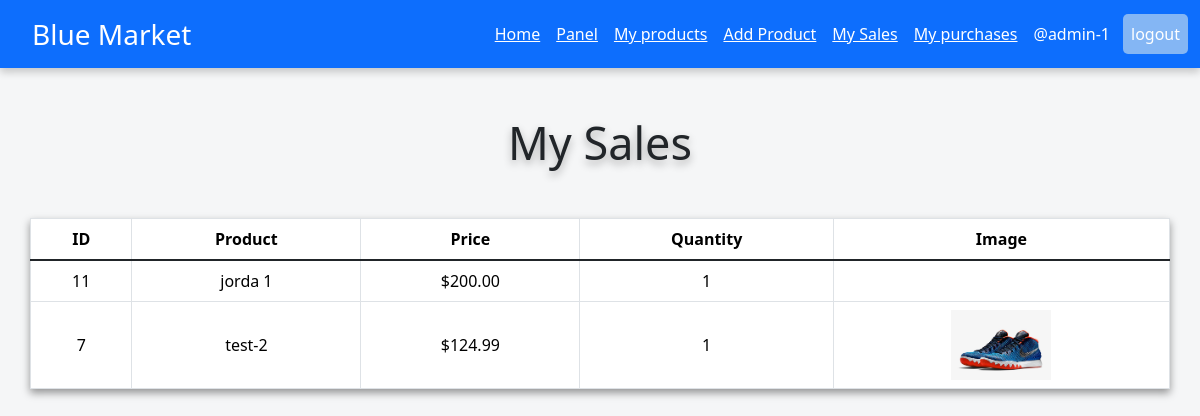
The app's page /products/my_sales/ (signed in) with its own data.
### accounts/models.py (models this page shows, shortened)
class CustomUser(AbstractUser):
    phone_number = PhoneNumberField(blank=True)

### products/models.py (models this page shows, shortened)
class Transaction(models.Model):
    PAYMENT_METHOD_CHOICES = [
        ('debit', 'Debito'),
        ('currency', 'Divisas')
    ]
    buyer = models.ForeignKey(settings.AUTH_USER_MODEL, on_delete=models.CASCADE, related_name="purchase")
    seller = models.ForeignKey(settings.AUTH_USER_MODEL, on_delete=models.CASCADE, related_name="seller")
    product = models.ForeignKey(Product, on_delete=models.CASCADE)
    quantity = models.PositiveIntegerField(default=1)
    payment_method = models.CharField(max_length=10, choices=PAYMENT_METHOD_CHOICES)
    created_at = models.DateTimeField(auto_now_add=True)
    class Meta:
        ordering = ['-created_at']

class Product(models.Model):
    title = models.CharField(max_length=250)
    description = models.TextField()
    price = models.DecimalField(max_digits=10, decimal_places=2)
    image = models.ImageField(upload_to="media", null=True)
    user = models.ForeignKey(settings.AUTH_USER_MODEL, on_delete=models.CASCADE)
    stock = models.IntegerField(default=0)
    created_at = models.DateTimeField(auto_now_add=True)
    class Meta:
        ordering = ['-created_at']

### products/views.py (the view)
# urls.py: path('my_sales/', sales_list, name='sales'),
def sales_list(request):
	user = request.user
	seller = user.seller.all()
	page = request.GET.get('page', 1)
	try:
		paginator = Paginator(seller, 5)
		seller = paginator.page(page)
	except:
		raise Http404
	data = {
		'seller': seller,
		'entity': seller,
		'paginator': paginator
	}
	return render(request, 'products/my_sales.html', data)

### templates/products/my_sales.html (shortened to what this page needs)
{% extends 'base.html' %}
{% block content %}
<h2 class="text-center mt-5 mb-5 title">My Sales</h2>
<table class="table table-bordered container text-center">
	<thead>
    <tr>
    	<th>ID</th>
		<th>Product</th>
		<th>Price</th>
		<th>Quantity</th>
		<th>Image</th>
	</tr>
  	</thead>
  	<tbody class="table-group-divider">
    {% for s in seller %}
	<tr>
		<td>{{ s.id }}</td>
		<td>{{ s.product.title|truncatechars:30 }}</td>
		<td>${{ s.product.price }}</td>
		<td>{{ s.quantity }}</td>
		<td><img src="{{ s.product.image.url }}" alt="{{ s.product.image.title }}" class="mx-auto d-block"></td>
	{% empty %}
	<td><p>You have not sales any product</p></td>
	<td></td>
	<td></td>
	{% endfor %}
	</tr>
  	</tbody>
</table>
{% endblock %}

### templates/base.html (shortened to what this page needs)
{% load static %}
<!DOCTYPE html>
<html lang="en">
<head>
    <link rel="stylesheet" href="https://cdn.jsdelivr.net/npm/bootstrap@5.3.3/dist/css/bootstrap.min.css">
    <link rel="stylesheet" type="text/css" href="{% static 'blue_market/css/form.css' %}">
    <link rel="stylesheet" type="text/css" href="{% static 'blue_market/css/navbar-style.css' %}">
    <link rel="stylesheet" type="text/css" href="{% static 'blue_market/css/products-style.css' %}">
    <link rel="stylesheet" type="text/css" href="{% static 'blue_market/css/product-detail.css' %}">
    <link rel="stylesheet" type="text/css" href="{% static 'blue_market/css/product-confirm.css' %}">
    <link rel="stylesheet" type="text/css" href="{% static 'blue_market/css/rating.css' %}">
    <link rel="stylesheet" type="text/css" href="{% static 'blue_market/css/group-style.css' %}">
    <link rel="stylesheet" href="{% static 'blue_market/css/product-detele.css' %}">
</head>
<body>
    <header>
        <nav class="navbar bg-primary navbar-expand-lg float-right" data-bs-theme="dark">
          <div class="container-fluid">
            <a class="navbar-brand text-center fs-3 fw-medium title-company" href="{% url 'home' %}">Blue Market</a>
            <div class="collapse navbar-collapse" id="navbarSupportedContent">
              <ul class="navbar-nav ms-auto pull-xs-right mb-2 mb-lg-0">
                <li class="nav-item">
                  <a class="nav-link active text-decoration-underline" aria-current="page" href="{% url 'home' %}">Home</a>
                </li>
                {% if user.is_authenticated %}
                {% if user.is_superuser %}
                <li class="nav-item">
                  <a class="nav-link active text-decoration-underline" href="{% url 'manage_groups' %}">Panel</a>
                </li>
                {% endif %}
                {% if perms.products.add_product %}
                <li class="nav-item">
                  <a class="nav-link active text-decoration-underline" href="{% url 'list_products' %}">My products</a>
                </li>
                <li class="nav-item">
                  <a class="nav-link active text-decoration-underline" href="{% url 'create_view' %}">Add Product</a>
                </li>
                <li class="nav-item">
                  <a class="nav-link active text-decoration-underline" href="{% url 'sales' %}">My Sales</a>
                </li>
                {% endif %}
                <li class="nav-item">
                  <a class="nav-link active text-decoration-underline" href="{% url 'purchases' %}">My purchases</a>
                </li>
                <li class="nav-item">
                  <a class="nav-link navbar-text active">@{{ user.username }}</a>
                </li>
                <li class="nav-item">
                  <form action="{% url 'logout' %}" method="post">
                    <input class="nav-link navbar-text active btn-logout" type="submit" name="logout_user" id="logout_user" value="logout">
                  </form>
                </li>
                {% endif %}
              </ul>
            </div>
          </div>
        </nav>
    </header>
    <main>
        {% block content %}
        {% endblock %}
    </main>
    </body>
</html>

### static/blue_market/css/form.css (style rules this page uses)
body { height: 100vh; }
.form-container-login input, .form-container-signup input, { width: 100%; }

### static/blue_market/css/navbar-style.css (style rules this page uses)
body { background-color: #f5f6f7; }
nav { box-shadow: 0px 4px 8px rgba(0, 0, 0, 0.2); }
.title-company { margin-left: 20px; }
.btn-logout { background-color: #84b6f4; text-decoration: none; margin-left: 5px; border-radius: 5px; cursor: pointer; transition: 0.3s ease-inf; }

### static/blue_market/css/products-style.css (style rules this page uses)
h2 { text-shadow: 0px 4px 8px rgba(0, 0, 0, 0.3); font-size: 45px; }
table { margin: 0 auto; width: 100%; box-shadow: 0px 4px 8px rgba(0, 0, 0, 0.4); }
td, th { vertical-align: middle; text-align: center; }
img { width: 100px; }

### records on screen
CustomUser: username "admin-1"
Transaction: id "11", product "jorda 1", product.price "200.00", quantity "1"
Transaction: id "7", product "test-2", product.price "124.99", quantity "1", product.image (picture)
